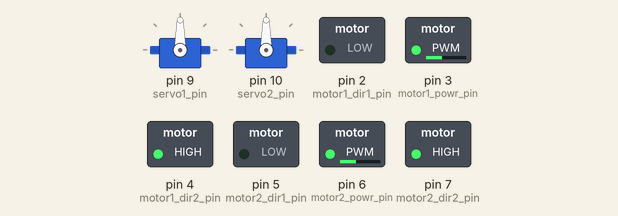
Bench run of a sketch on a simulated Arduino Uno, built with avr-gcc and run on an emulated ATmega328P. Shown: 2 × servo, switched loads named in the sketch (green lamp = pin HIGH). No radio packets arrive unless stated; what the sketch prints to the serial monitor is not drawn.

Above: at 0.1 s.
At 0.6 s:
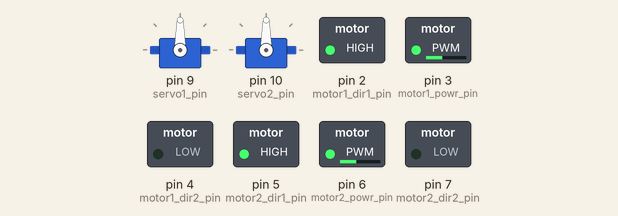
At 1.51 s:
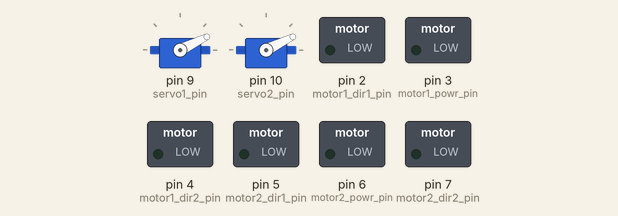
At 10.6 s:
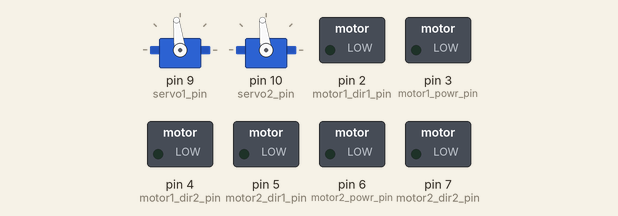
At 19.99 s:
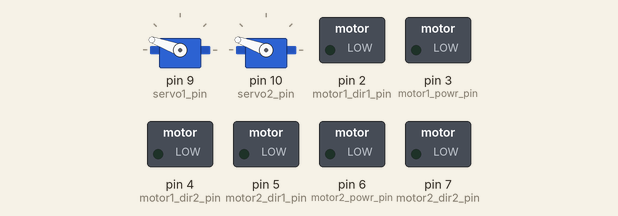
At 38.76 s:
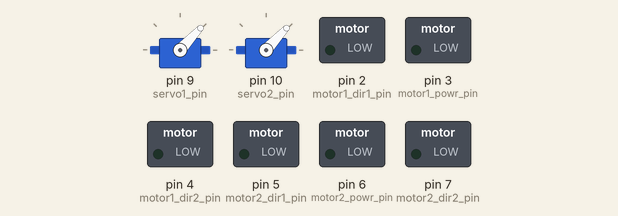
Timing chart, 0 to 40.0 s (numbered marks = the images above):
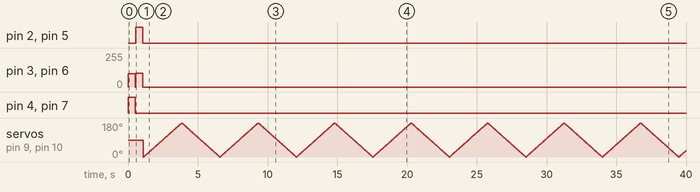

The sketch:

NRF24_Receiv.ino
```cpp
#include "radio.h"
#include "motor.h"
#include "servo.h"

int channels[16];

void setup() {
  Serial.begin(115200);
  Serial.println(MESSAGE);

  for (int i = 0; i < 16; i++) {
    channels[i] = 1500;
  }

  motor_init();
  radio_init();
  servo_init();

  motor1_update(map(1700, 1000, 2000, -127, 128));
  motor2_update(map(1700, 1000, 2000, -127, 128));
  delay(500);
  motor1_update(map(1500, 1000, 2000, -127, 128));
  motor2_update(map(1500, 1000, 2000, -127, 128));
  delay(50);
  motor1_update(map(1300, 1000, 2000, -127, 128));
  motor2_update(map(1300, 1000, 2000, -127, 128));
  delay(500);
  motor1_update(map(1500, 1000, 2000, -127, 128));
  motor2_update(map(1500, 1000, 2000, -127, 128));
  delay(50);
}

void loop() {
//  motor1_update(map(channels[0], 1000, 2000, -127, 128));
//  motor2_update(map(channels[1], 1000, 2000, -127, 128));
//  radio_update(channels);
//  delay(10);

  int pos = 0;
  for (pos = 0; pos <= 180; pos += 1) {
    servo_update(pos);
    delay(15);
  }
  for (pos = 180; pos >= 0; pos -= 1) {
    servo_update(pos);
    delay(15);
  }
}
```

common.h
```cpp
#ifndef COMMON_H
#define COMMON_H

#define MESSAGE "NRF24L01 Receiver v1.0"

const int radio_ce_pin = A4;
const int radio_csn_pin = A5;

const int motor1_powr_pin = 3;
const int motor1_dir1_pin = 2;
const int motor1_dir2_pin = 4;

const int motor2_powr_pin = 6;
const int motor2_dir1_pin = 5;
const int motor2_dir2_pin = 7;

const int servo1_pin = 9;
const int servo2_pin = 10;

const byte address[6] = "00001";
const byte header = 0x0F;

#endif
```

motor.h
```cpp
#include "common.h"

void motor_init() {

  // Motor 1
  pinMode(motor1_powr_pin, OUTPUT);
  pinMode(motor1_dir1_pin, OUTPUT);
  pinMode(motor1_dir2_pin, OUTPUT);

  analogWrite(motor1_powr_pin, 0);
  digitalWrite(motor1_dir1_pin, LOW);
  digitalWrite(motor1_dir2_pin, LOW);

  // Motor 2

  pinMode(motor2_powr_pin, OUTPUT);
  pinMode(motor2_dir1_pin, OUTPUT);
  pinMode(motor2_dir2_pin, OUTPUT);

  analogWrite(motor2_powr_pin, 0);
  digitalWrite(motor2_dir1_pin, LOW);
  digitalWrite(motor2_dir2_pin, LOW);
}

void motor1_update(const int value) {
  if (value <= -32) {
    analogWrite(motor1_powr_pin, map(-value, 0, 127, 0, 255));
    digitalWrite(motor1_dir1_pin, HIGH);
    digitalWrite(motor1_dir2_pin, LOW);
  }
  else if (value >=32) {
    analogWrite(motor1_powr_pin, map(value, 0, 128, 0, 255));
    digitalWrite(motor1_dir1_pin, LOW);
    digitalWrite(motor1_dir2_pin, HIGH);
  }
  else {
    analogWrite(motor1_powr_pin, 0);
    digitalWrite(motor1_dir1_pin, LOW);
    digitalWrite(motor1_dir2_pin, LOW);
  }
}

void motor2_update(const int value) {
  if (value <= -32) {
    analogWrite(motor2_powr_pin, map(-value, 0, 127, 0, 255));
    digitalWrite(motor2_dir1_pin, HIGH);
    digitalWrite(motor2_dir2_pin, LOW);
  }
  else if (value >=32) {
    analogWrite(motor2_powr_pin, map(value, 0, 128, 0, 255));
    digitalWrite(motor2_dir1_pin, LOW);
    digitalWrite(motor2_dir2_pin, HIGH);
  }
  else {
    analogWrite(motor2_powr_pin, 0);
    digitalWrite(motor2_dir1_pin, LOW);
    digitalWrite(motor2_dir2_pin, LOW);
  }
}
```

radio.h
```cpp
#include "common.h"
#include "util.h"

#include <RF24.h>

typedef struct
{
  byte header;
  byte data[22];
  byte flag;
  byte footer;
} packet_t;

RF24 radio(radio_ce_pin, radio_csn_pin);

void decode_packet(const packet_t* packet, int* channels) {
  byte sum = packet->header + packet-> flag;
  byte off = 0;
  for (int i = 0; i < 16; i++) {
    channels[i] = 0;
    for (int j = 0; j < 11; j++) {
      byte val = array_get_bit(packet->data, off);
      channels[i] |= (val << j);
      sum += val;
      off += 1;
    }
  }
  if (packet->footer != sum) {
    Serial.println("error");
  }
}

void radio_init() {
  radio.begin();
  radio.setPALevel(RF24_PA_LOW);
  radio.openReadingPipe(0, address);
  radio.startListening();
}

void radio_update(int* channels) {
  if (radio.available()) {
    packet_t packet;
    radio.read(&packet, sizeof(packet));
    if(packet.header == 0x0F) {
      decode_packet(&packet, channels);
      Serial.print("Received one packet: ");
      Serial.print(channels[0]);
      Serial.print(" ");
      Serial.println(channels[1]);
    }
  }
}
```

servo.h
```cpp
#include "common.h"

#include <Servo.h>

Servo servo1;
Servo servo2;

void servo_init() {
  servo1.attach(servo1_pin);
  servo2.attach(servo2_pin);
}

void servo_update(const int value) {
  servo1.write(value);
  servo2.write(value);
}
```

util.h
```cpp
byte array_get_bit(const byte buf[], const int off) {
  int p = off / 8;
  int b = off % 8;
  return (buf[p] >> b) & 0x01;
}
```
